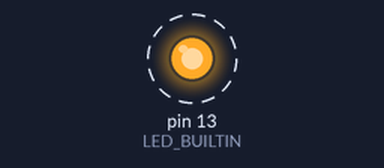
A sketch run on a simulated Arduino Uno, built with avr-gcc and run on an emulated ATmega328P. On the bench: output pins drawn as LEDs (lit = HIGH). Dashed ring = blinking.

Above: at 0.5 s.
Timing chart, 0 to 4.6 s (numbered marks = the images above):
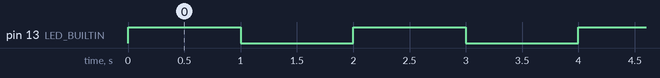

Measured:
- by itself, pin 13 (LED_BUILTIN): alternates HIGH for 1.0 s and LOW for 1.0 s

The sketch:

Bibliotecas.ino
```cpp
//Incluimos la biblioteca recién creada
#include "Led.h"

int pinLed = LED_BUILTIN;

//Creamos un objeto para nuestro led
Led led1(pinLed);

void setup() {
  // put your setup code here, to run once:
}

void loop() {
  // put your main code here, to run repeatedly:
  led1.parpadear(1000);
}
```

Led.cpp
```cpp
#include "Led.h"

//Definir constructor
Led::Led(int pin) {
	pinMode(pin,OUTPUT);
	_pin = pin;
	//this->pin = pin; //Para la variable pin (sin guión bajo)
}

void Led::encender() {
	digitalWrite(_pin,HIGH);
}

void Led::apagar() {
	digitalWrite(_pin,LOW);
}

void Led::parpadear(int tiempo) {
	digitalWrite(_pin,HIGH);
	delay(tiempo);
	digitalWrite(_pin,LOW);
	delay(tiempo);
}
```

Led.h
```cpp
//Evita duplicados de variables
#ifndef LED_H
#define LED_H

//Incluye las funciones de Arduino
#include "arduino.h"

class Led {
	private:
		//Atributos de nuestro componente
		int _pin;
	public:
		//Constructor
		Led(int pin);
		//Prototipos de funciones/métodos
		void encender();
		void apagar();
		void parpadear(int tiempo);
};

#endif
```
